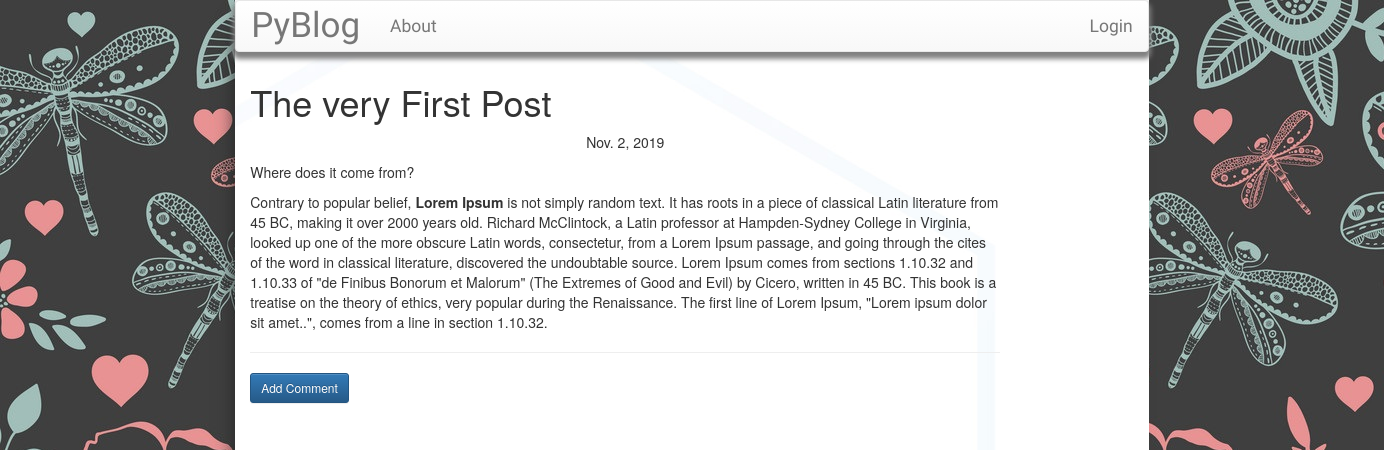
Screenshot of /post/3/ with the database file from the repository.
### blog/models.py (models this page shows, shortened)
class Post(models.Model):
    author = models.ForeignKey("auth.user", on_delete=models.DO_NOTHING)
    title = models.CharField(max_length=200)
    text = models.TextField()
    time_stamp = models.DateField(default=timezone.now)
    published_date = models.DateField(blank=True, null=True)

### blog/views.py (the view)
# urls.py: path("post/<pk>/", views.PostDetailView.as_view(), name="post_detail"),
class PostDetailView(DetailView):
    model = models.Post

### blog/templates/blog/post_detail.html (shortened to what this page needs)
{% extends 'blog/base.html' %}
{% block content %}
<h1 class="posttitle">
    {{post.title}}
</h1>
{% if post.published_date %}
<div class="date postdate">
    {{post.published_date}}
</div>
{% else %}
<a href="{% url 'post_publish' pk=post.pk %}" class="btn btn-default btn-sm" >Publish</a>
{% endif %}
<p class="postcontent">
    {{post.text | safe | linebreaksbr}}
</p>
<hr>
<a class="btn btn-primary btn-comment btn-sm" href="{% url 'add_comment_to_post' pk=post.pk %}">
    Add Comment
</a>
 {% for comment in post.comments.all %}
<br>
{% empty %}
<p> No comments </p>
{% endfor %}
{% endblock %}

### blog/static/css/blog.css (style rules this page uses)
html { background: url('../img/bg-1.jpg') }
body { margin-right: 17%; margin-left:17%; min-height: 100vh -webkit-box-shadow: -9px 10px 18px -10px rgba(36,36,36,1); -moz-box-shadow: -9px 10px 18px -10px rgba(36,36,36,1); box-shadow: -9px 10px 18px -10px rgba(36,36,36,1); position:absolute; top:0; bottom:0; right:0; left:0; background: url('../img/bg-2.jpg'); }
.postdate { text-align:center; }

### rows the page displays
Post: title "The very First Post", published_date "Nov. 2, 2019", text "Where does it come from? Contrary to popular belief, Lorem Ipsum is not simply random text. It has roots in a piece of classical Latin literature from 45 BC, making it over 2000 years old. Richard McClintock, a Latin professor at Hampden-Sydney College in Virginia, looked up one of the more obscure Latin words, consectetur, from a Lorem Ipsum passage, and going through the cites of the word in classical literature, discovered the undoubtable source. Lorem Ipsum comes from sections 1.10.32 and 1.10.33 of \"de Finibus Bonorum et Malorum\" (The Extremes of Good and Evil) by Cicero, written in 45 BC. This book is a treatise on the theory of ethics, very popular during the Renaissance. The first…"
